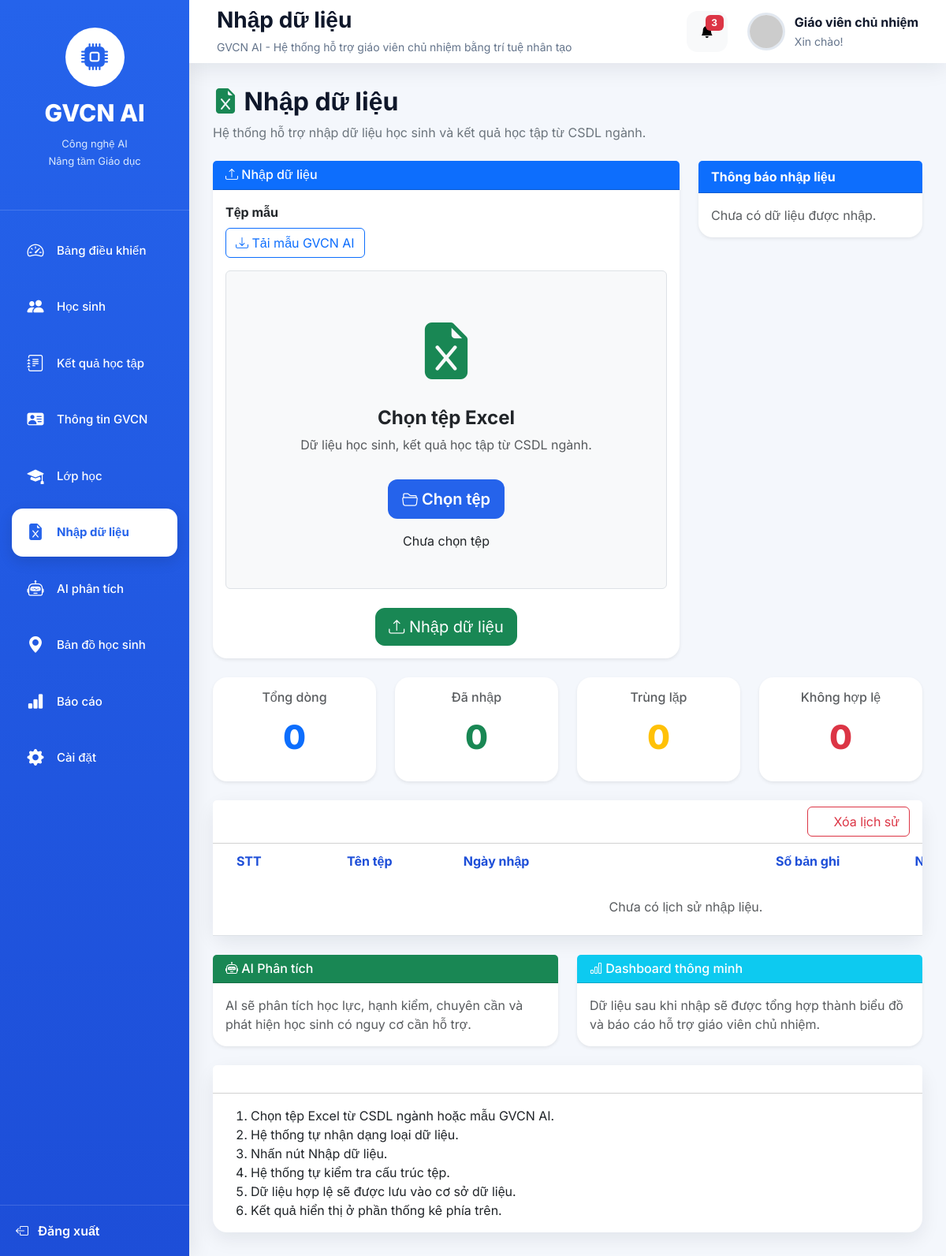
Before: /upload with the older database file.
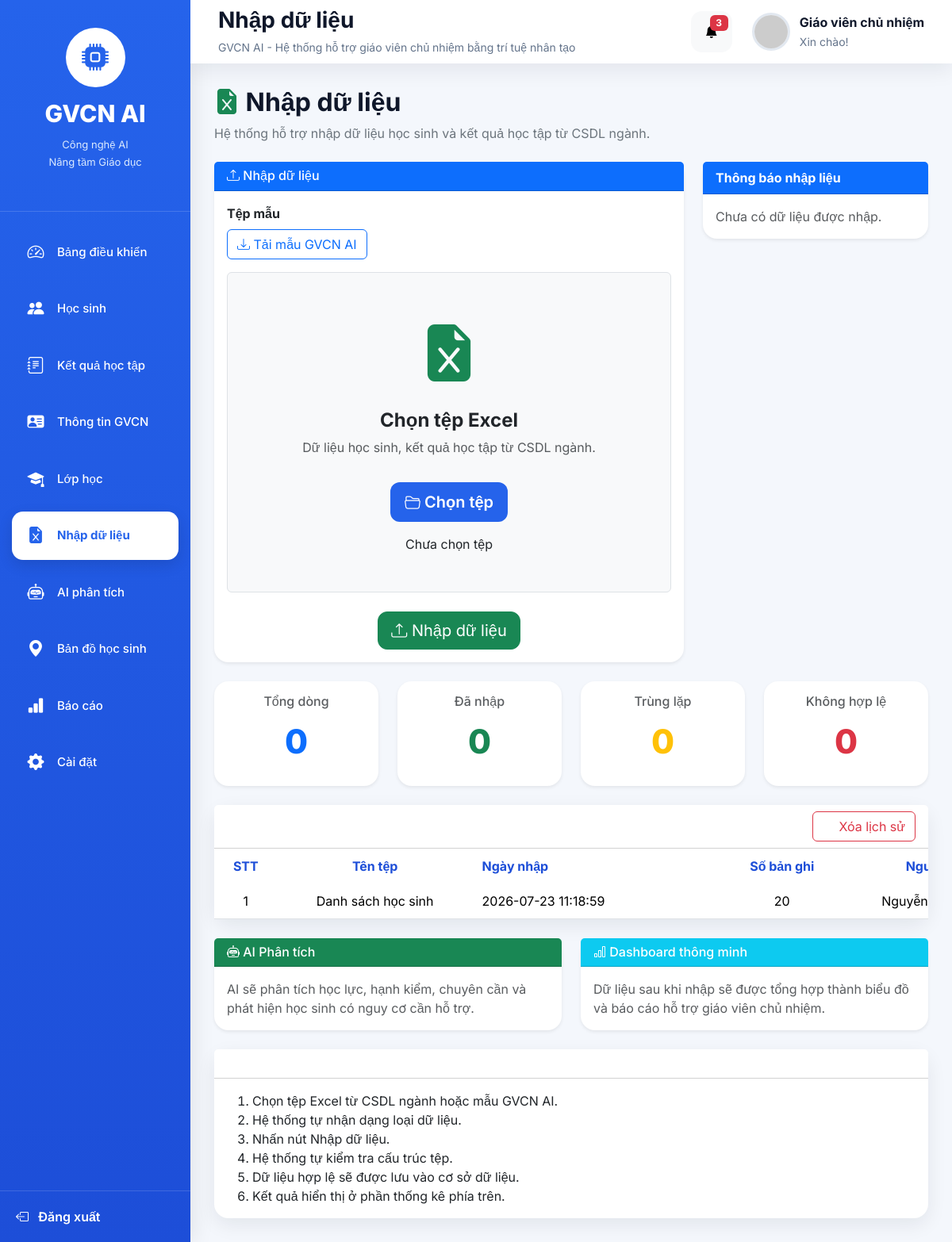
After: the same page with the newer database file.
### tables this page shows
CREATE TABLE import_history(

    id INTEGER PRIMARY KEY AUTOINCREMENT,

    ten_tep TEXT,

    loai_du_lieu TEXT,

    so_ban_ghi INTEGER,

    nguoi_nhap TEXT,

    trang_thai TEXT,

    thoi_gian TIMESTAMP DEFAULT CURRENT_TIMESTAMP

);

### app.py (the view, shortened to what this page needs)
@app.route("/upload", methods=["GET", "POST"])
def upload():
    stats = {
        "total": 0,
        "imported": 0,
        "updated": 0,
        "duplicate": 0,
        "invalid": 0
    }
    conn = get_connection()
    history = conn.execute("""
SELECT

    ten_tep,

    loai_du_lieu,

    so_ban_ghi,

    nguoi_nhap,

    trang_thai,

    thoi_gian

FROM import_history

ORDER BY id DESC

LIMIT 20

""").fetchall()
    conn.close()
    return render_template(
        "upload.html",
        stats=stats,
        history=history,
        page_title="Nhập dữ liệu",
        active_page="upload"
    )

### modules/database.py (called while the page is built)
def get_connection():
    conn = sqlite3.connect(DATABASE)
    conn.row_factory = sqlite3.Row
    return conn

### templates/upload.html (shortened to what the changed rows need)
{% extends "layout.html" %}
{% block content %}
<div>
    <h2 class="fw-bold">
        <i class="bi bi-file-earmark-excel-fill text-success"></i>
        Nhập dữ liệu
    </h2>
</div>
<div class="row mt-4">
    <div class="col-lg-3">
        <div class="card shadow-sm text-center">
            <div class="card-body">
                <h2 class="text-primary">
                    {{ stats.total|default(0) }}
                </h2>
            </div>
        </div>
    </div>
    <div class="col-lg-3">
        <div class="card shadow-sm text-center">
            <div class="card-body">
                <h2 class="text-success">
                    {{ stats.imported|default(0) }}
                </h2>
            </div>
        </div>
    </div>
    <div class="col-lg-3">
        <div class="card shadow-sm text-center">
            <div class="card-body">
                <h2 class="text-warning">
                    {{ stats.duplicate|default(0) }}
                </h2>
            </div>
        </div>
    </div>
    <div class="col-lg-3">
        <div class="card shadow-sm text-center">
            <div class="card-body">
                <h2 class="text-danger">
                    {{ stats.invalid|default(0) }}
                </h2>
            </div>
        </div>
    </div>
</div>
<div class="row mt-4">
    <div class="col-lg-12">
        <div class="card">
            <div class="table-responsive">
                <table class="table table-hover align-middle mb-0">
                    <thead>
                        <tr>
                            <th>STT</th>
                            <th>Tên tệp</th>
                            <th>Ngày nhập</th>
                            <th>Số bản ghi</th>
                            <th>Người nhập</th>
                        </tr>
                    </thead>
                   <tbody>
{% if history %}
    {% for item in history %}
    <tr>
        <td>{{ loop.index }}</td>
        <td>{{ item.loai_du_lieu }}</td>
        <td>{{ item.thoi_gian }}</td>
        <td>{{ item.so_ban_ghi }}</td>
        <td>{{ item.nguoi_nhap }}</td>
                            </tr>
                                    {% endfor %}
                                    {% else %}
                            <tr>
                                <td colspan="6" class="text-center text-muted py-4">
                                     Chưa có lịch sử nhập liệu.
                                 </td>
                            </tr>
                            {% endif %}
                    </tbody>
                </table>
            </div>
        </div>
    </div>
</div>
{% endblock %}

Changed rows visible on the page:
added import_history: loai_du_lieu "Danh sách học sinh", thoi_gian "2026-07-23 11:18:59", so_ban_ghi "20", nguoi_nhap "Nguyễn…"
Other visible differences:
text no longer shown: "Chưa có lịch sử nhập liệu."
